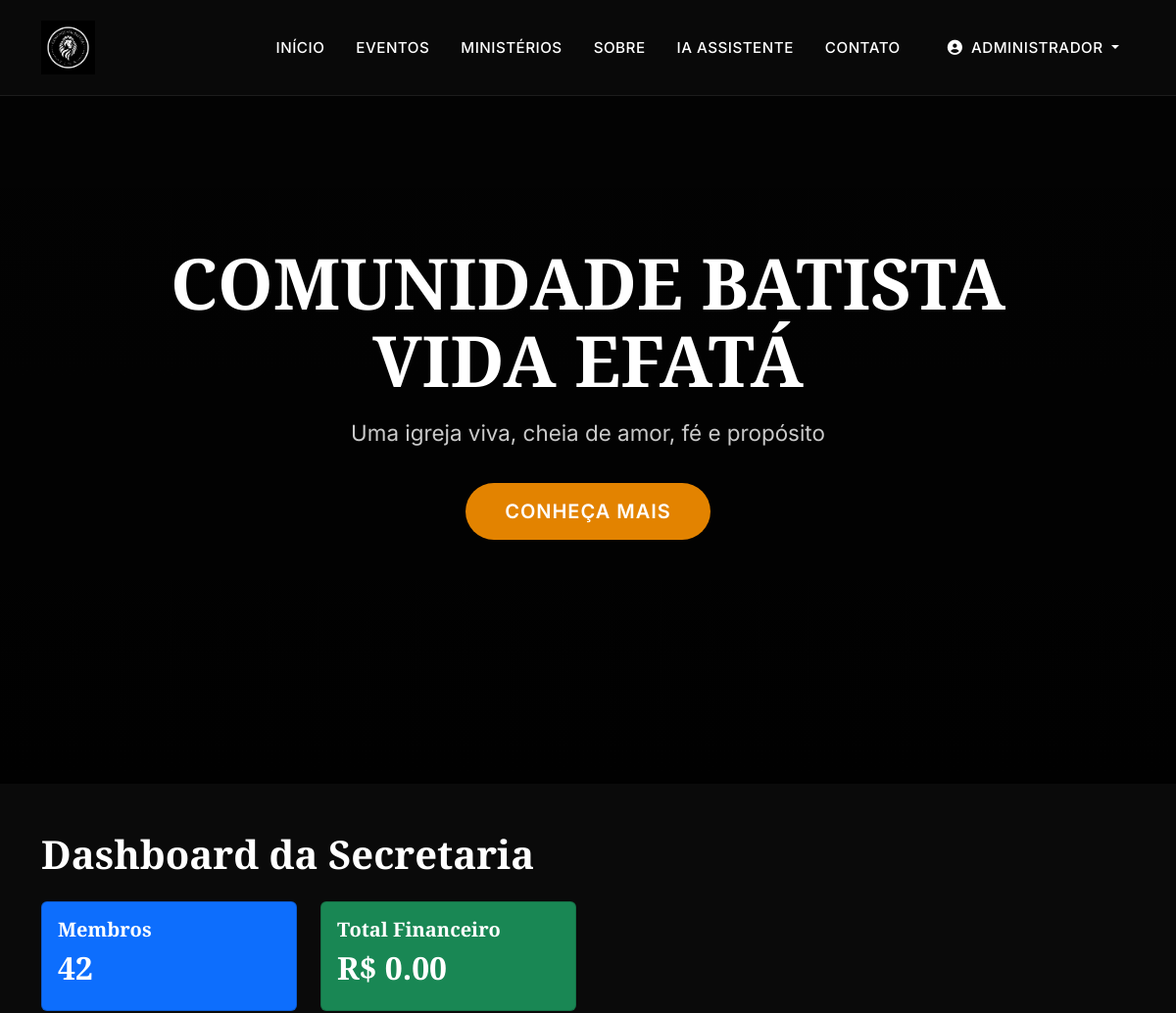
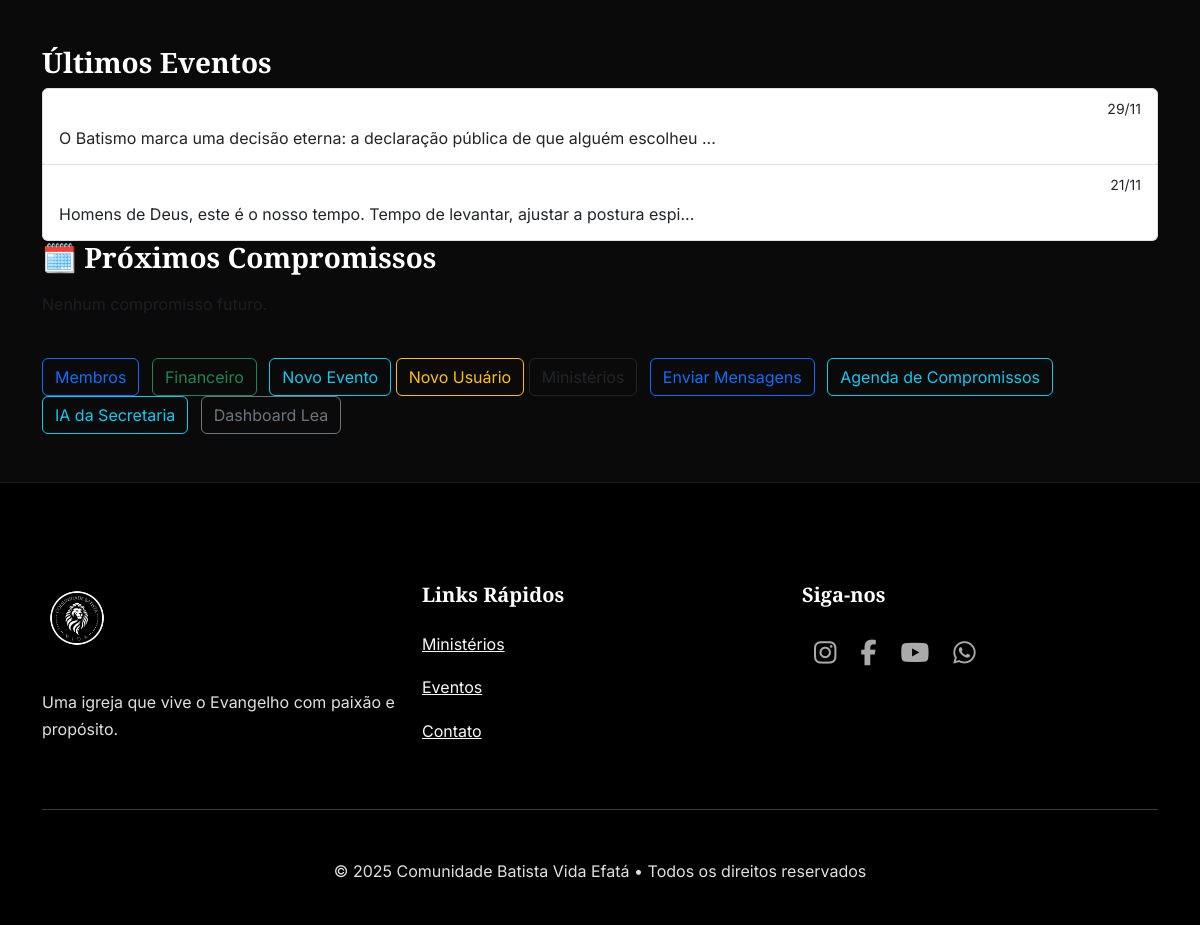
Screenshot of /secretaria (signed in) with the database file from the repository (2 pictures, top to bottom).
### app.py (models this page shows, shortened)
class User(UserMixin, db.Model):
    __tablename__ = 'user'
    id = db.Column(db.Integer, primary_key=True)
    nome = db.Column(db.String(100), nullable=False)
    email = db.Column(db.String(100), unique=True, nullable=False)
    senha = db.Column(db.String(200), nullable=False)
    nivel_acesso = db.Column(db.Integer, default=2)
    is_secretaria = db.Column(db.Boolean, default=False)
    is_admin = db.Column(db.Boolean, default=False)
    membro_id = db.Column(db.Integer, db.ForeignKey('membro.id', name="fk_user_membro"), nullable=True)
    membro = db.relationship('Membro', backref='usuario', lazy=True)

class Evento(db.Model):
    __tablename__ = 'evento'
    id = db.Column(db.Integer, primary_key=True)
    titulo = db.Column(db.String(100), nullable=False)
    descricao = db.Column(db.Text, nullable=False)
    data = db.Column(db.Date, nullable=False)
    imagem = db.Column(db.String(200))

### app.py (the view)
@app.route('/secretaria')
@login_required
def secretaria():
    if current_user.nivel_acesso > 2:
        flash("Acesso restrito.", "danger")
        return redirect(url_for('index'))
    membros_count = Membro.query.count()
    transacoes_total = db.session.query(func.sum(Transacao.valor)).scalar() or 0
    eventos = Evento.query.order_by(Evento.data.desc()).limit(5).all()
    compromissos = Compromisso.query.filter(Compromisso.data >= datetime.now().date())\
        .order_by(Compromisso.data.asc()).limit(5).all()
    return render_template('secretaria/secretaria_dashboard.html',
                           membros_count=membros_count,
                           transacoes_total=transacoes_total,
                           eventos=eventos,
                           compromissos=compromissos)

### app.py (called while the page is built)
@login_manager.user_loader
def load_user(user_id):
    return User.query.get(int(user_id))

@app.context_processor
def inject_now():
    return {'now': datetime.utcnow()}

### templates/secretaria/secretaria_dashboard.html (shortened to what this page needs)
{% extends "base.html" %}
{% block content %}
<div class="container py-5">
    <h1 class="mb-4">Dashboard da Secretaria</h1>
    <div class="row g-4 mb-5">
        <div class="col-md-3">
            <div class="card text-white bg-primary">
                <div class="card-body">
                    <h5>Membros</h5>
                    <h2>{{ membros_count }}</h2>
                </div>
            </div>
        </div>
        <div class="col-md-3">
            <div class="card text-white bg-success">
                <div class="card-body">
                    <h5>Total Financeiro</h5>
                    <h2>R$ {{ "%.2f"|format(transacoes_total) }}</h2>
                </div>
            </div>
        </div>
    </div>
    <h3>Últimos Eventos</h3>
    <div class="list-group">
        {% for e in eventos %}
        <a href="#" class="list-group-item list-group-item-action">
            <div class="d-flex w-100 justify-content-between">
                <h5 class="mb-1">{{ e.titulo }}</h5>
                <small>{{ e.data.strftime('%d/%m') }}</small>
            </div>
            <p class="mb-1">{{ e.descricao[:80] }}...</p>
        </a>
        {% else %}
        <p class="text-muted">Nenhum evento.</p>
        {% endfor %}
    </div>
<h3 class="mb-3">🗓️ Próximos Compromissos</h3>
<div class="list-group mb-4">
    {% for comp in compromissos %}
    <a href="{{ url_for('detalhes_compromisso', id=comp.id) }}" class="list-group-item list-group-item-action">
        <div class="d-flex w-100 justify-content-between">
            <h5 class="mb-1 fw-semibold">{{ comp.titulo }}</h5>
            <small class="text-muted">{{ comp.data.strftime('%d/%m') }}</small>
        </div>
        <p class="mb-1">
            {{ comp.descricao[:80] if comp.descricao else 'Sem descrição' }}...
        </p>
    </a>
    {% else %}
    <p class="text-muted">Nenhum compromisso futuro.</p>
    {% endfor %}
</div>
    <div class="mt-4">
        <a href="{{ url_for('listar_membros') }}" class="btn btn-outline-primary me-2">Membros</a>
        <a href="{{ url_for('financeiro') }}" class="btn btn-outline-success me-2">Financeiro</a>
        <a href="{{ url_for('novo_evento') }}" class="btn btn-outline-info">Novo Evento</a>
        <a href="{{ url_for('novo_usuario') }}" class="btn btn-outline-warning">Novo Usuário</a>
        <a href="{{ url_for('listar_ministerios') }}" class="btn btn-outline-dark me-2">Ministérios</a>
        <a href="{{ url_for('enviar_mensagem') }}" class="btn btn-outline-primary me-2">Enviar Mensagens</a>
        <a href="{{ url_for('agenda') }}" class="btn btn-outline-info me-2">Agenda de Compromissos</a>
        <a href="{{ url_for('ia_chat') }}" class="btn btn-outline-info me-2">IA da Secretaria</a>
        <a href="{{ url_for('lea_dashboard') }}" class="btn btn-outline-secondary me-2">Dashboard Lea</a>
    </div>
</div>
{% endblock %}

### templates/base.html (shortened to what this page needs)
<!DOCTYPE html>
<html lang="pt-BR">
<head>
    <link href="https://cdn.jsdelivr.net/npm/bootstrap@5.3.3/dist/css/bootstrap.min.css" rel="stylesheet">
    <link rel="stylesheet" href="https://cdnjs.cloudflare.com/ajax/libs/font-awesome/6.5.0/css/all.min.css">
</head>
<body>
    <nav class="navbar navbar-expand-lg">
        <div class="container">
            <a class="navbar-brand" href="{{ url_for('index') }}">
                <img src="{{ url_for('static', filename='img/logo-branca.png') }}" alt="Vida Efatá">
            </a>
            <div class="collapse navbar-collapse" id="navbarNav">
                <ul class="navbar-nav ms-auto align-items-center">
                    <li class="nav-item"><a class="nav-link" href="{{ url_for('index') }}">Início</a></li>
                    <li class="nav-item"><a class="nav-link" href="{{ url_for('eventos') }}">Eventos</a></li>
                    <li class="nav-item"><a class="nav-link" href="{{ url_for('ministerios') }}">Ministérios</a></li>
                    <li class="nav-item"><a class="nav-link" href="{{ url_for('sobre') }}">Sobre</a></li>
                    <li class="nav-item"><a class="nav-link" href="{{ url_for('assistente') }}">IA Assistente</a></li>
                    <li class="nav-item"><a class="nav-link" href="{{ url_for('contato') }}">Contato</a></li>
                    {% if current_user.is_authenticated %}
                        <li class="nav-item dropdown ms-3">
                            <a class="nav-link dropdown-toggle" href="#" role="button" data-bs-toggle="dropdown">
                                <i class="fas fa-user-circle me-1"></i> {{ current_user.nome }}
                            </a>
                        </li>
                    {% else %}
                        <li class="nav-item ms-3">
                            <a class="btn btn-outline-light btn-sm rounded-pill px-4" href="{{ url_for('login') }}">Login</a>
                        </li>
                    {% endif %}
                </ul>
            </div>
        </div>
    </nav>
    <section class="hero">
        <video autoplay muted loop playsinline>
            <source src="{{ url_for('static', filename='video/hero-video.mp4') }}" type="video/mp4">
        </video>
        <div class="container position-relative">
            <h1>COMUNIDADE BATISTA<br>VIDA EFATÁ</h1>
            <p>Uma igreja viva, cheia de amor, fé e propósito</p>
            <a href="{{ url_for('sobre') }}" class="btn btn-primary btn-lg">Conheça Mais</a>
        </div>
    </section>
    <main>
        {% block content %}{% endblock %}
    </main>
    <footer class="text-center text-lg-start">
        <div class="container">
            <div class="row">
                <div class="col-lg-4 mb-5 mb-lg-0">
                    <img src="{{ url_for('static', filename='img/logo-branca.png') }}" alt="Vida Efatá">
                    <p class="mt-3">Uma igreja que vive o Evangelho com paixão e propósito.</p>
                </div>
                <div class="col-lg-4 mb-5 mb-lg-0">
                    <h5 class="text-white mb-4">Links Rápidos</h5>
                    <p><a href="{{ url_for('ministerios') }}" class="text-light">Ministérios</a></p>
                    <p><a href="{{ url_for('eventos') }}" class="text-light">Eventos</a></p>
                    <p><a href="{{ url_for('contato') }}" class="text-light">Contato</a></p>
                </div>
                <div class="col-lg-4">
                    <h5 class="text-white mb-4">Siga-nos</h5>
                    <div class="social-icons d-flex justify-content-center justify-content-lg-start">
                        <a href="#"><i class="fab fa-instagram"></i></a>
                        <a href="#"><i class="fab fa-facebook-f"></i></a>
                        <a href="#"><i class="fab fa-youtube"></i></a>
                        <a href="#"><i class="fab fa-whatsapp"></i></a>
                    </div>
                </div>
            </div>
            <hr class="my-5">
            <p class="text-center mb-0">&copy; {{ now.year }} Comunidade Batista Vida Efatá • Todos os direitos reservados</p>
        </div>
    </footer>
</body>
</html>

### templates/base.html (style rules this page uses)
:root { --cor-primaria: #e38300; --cor-secundaria: #ffffff; --cor-fundo: #0a0a0a; --cor-texto: #e0e0e0; --cor-cinza: #333; }
body { font-family: 'Inter', sans-serif; background-color: var(--cor-fundo); color: var(--cor-texto); line-height: 1.7; font-weight: 400; }
h1, h2, h3, h4, h5, h6 { font-family: 'Playfair Display', serif; font-weight: 700; color: white; }
.navbar { background: rgba(10,10,10,0.95) !important; backdrop-filter: blur(12px); border-bottom: 1px solid rgba(255,255,255,0.08); padding: 1rem 0; position: fixed; width: 100%; top: 0; z-index: 1000; transition: all 0.4s; }
.navbar-brand img { height: 55px; transition: all 0.3s; }
.nav-link { color: white !important; font-weight: 500; text-transform: uppercase; font-size: 0.95rem; letter-spacing: 0.5px; padding: 0.5rem 1rem !important; transition: all 0.3s; }
.hero { height: 100vh; min-height: 650px; position: relative; display: flex; align-items: center; justify-content: center; text-align: center; overflow: hidden; }
.hero video { position: absolute; top: 0; left: 0; width: 100%; height: 100%; object-fit: cover; z-index: -1; }
.hero::before { content: ''; position: absolute; top: 0; left: 0; right: 0; bottom: 0; background: linear-gradient(to bottom, rgba(0,0,0,0.7), rgba(0,0,0,0.9)); z-index: -1; }
.hero h1 { font-size: 4.5rem; line-height: 1.1; margin-bottom: 1rem; }
.hero p { font-size: 1.4rem; max-width: 800px; margin: 0 auto 2rem; opacity: 0.9; }
.btn-primary { background: var(--cor-primaria); border: none; padding: 14px 40px; border-radius: 50px; font-weight: 600; text-transform: uppercase; letter-spacing: 1px; transition: all 0.4s; }
section { padding: 120px 0; }
footer { background: #000; padding: 100px 0 40px; border-top: 1px solid rgba(255,255,255,0.1); }
footer img { height: 70px; margin-bottom: 20px; }
.social-icons a { color: #aaa; font-size: 1.6rem; margin: 0 12px; transition: all 0.3s; }

### rows the page displays
User: nome "ADMINISTRADOR"
Evento: data "29/11", descricao "O Batismo marca uma decisão eterna: a declaração pública de que alguém escolheu"
Evento: data "21/11", descricao "Homens de Deus, este é o nosso tempo. Tempo de levantar, ajustar a postura espi"

### other values shown
{{ membros_count }} "42"
{{ "%.2f"|format(transacoes_total) }} "0.00"
